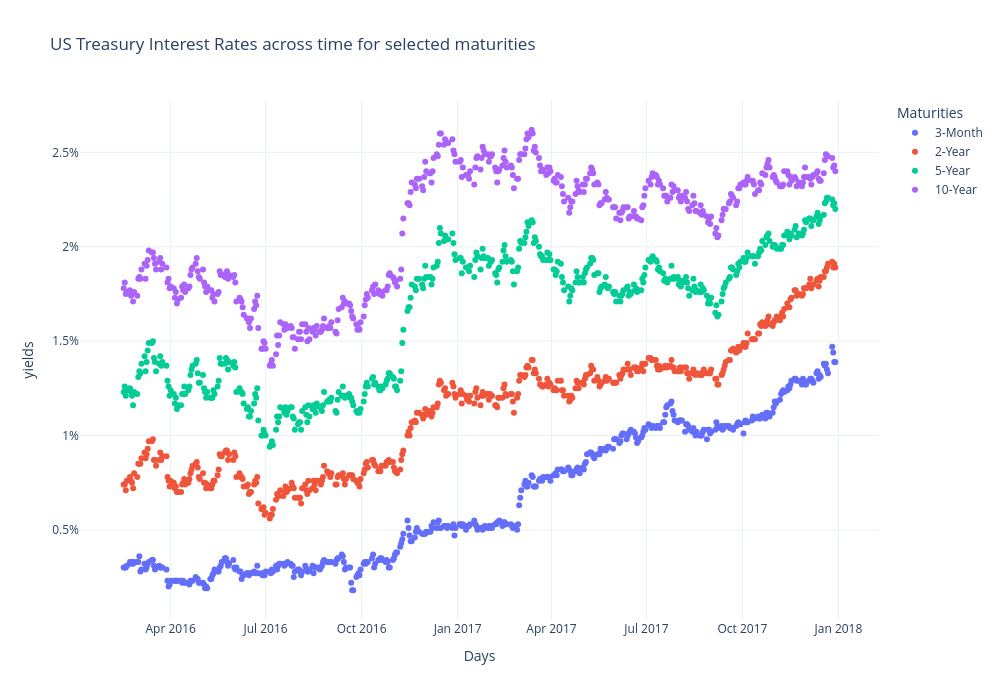

The cell this chart's notebook holds for it:
### Markdown cell above
##### Plot yields

### Code cell
fig = go.Figure()

maturities_to_plot = ['3-Month', '2-Year', '5-Year', '10-Year']
#maturities_to_plot = tyield_df.columns

for mat in maturities_to_plot:
    fig.add_trace(
        go.Scatter(
            x=tyield_df.index,
            y=tyield_df[mat],
            mode='markers',
            text=[f"{p:.2f}%" for p in tyield_df[mat]],
            name=mat,
        )
    )
    
    fig.update_layout(
        title='US Treasury Interest Rates across time for selected maturities',
        xaxis={'title': 'Days'},
        yaxis={'title': 'yields', 'ticksuffix': '%'},
        legend={'title': 'Maturities'},
        template='plotly_white',
        hovermode='x unified',
        width=1000,
        height=700,
    )

fig.show()

### Figure 1 — Plotly figure (JSON) as saved in the notebook; plotly's stock layout.template omitted (floating-point values rounded to 4 significant figures; data arrays with more than 128 entries replaced by an {"elided": "..."} marker saying what was removed)
{"data": [{"mode": "markers", "name": "3-Month", "text": {"elided": "471 str values"}, "x": {"elided": "471 str values"}, "y": {"elided": "471 float values"}, "type": "scatter"}, {"mode": "markers", "name": "2-Year", "text": {"elided": "471 str values"}, "x": {"elided": "471 str values"}, "y": {"elided": "471 float values"}, "type": "scatter"}, {"mode": "markers", "name": "5-Year", "text": {"elided": "471 str values"}, "x": {"elided": "471 str values"}, "y": {"elided": "471 float values"}, "type": "scatter"}, {"mode": "markers", "name": "10-Year", "text": {"elided": "471 str values"}, "x": {"elided": "471 str values"}, "y": {"elided": "471 float values"}, "type": "scatter"}], "layout": {"yaxis": {"title": {"text": "yields"}, "ticksuffix": "%"}, "title": {"text": "US Treasury Interest Rates across time for selected maturities"}, "xaxis": {"title": {"text": "Days"}}, "legend": {"title": {"text": "Maturities"}}, "hovermode": "x unified", "width": 1000, "height": 700}}
